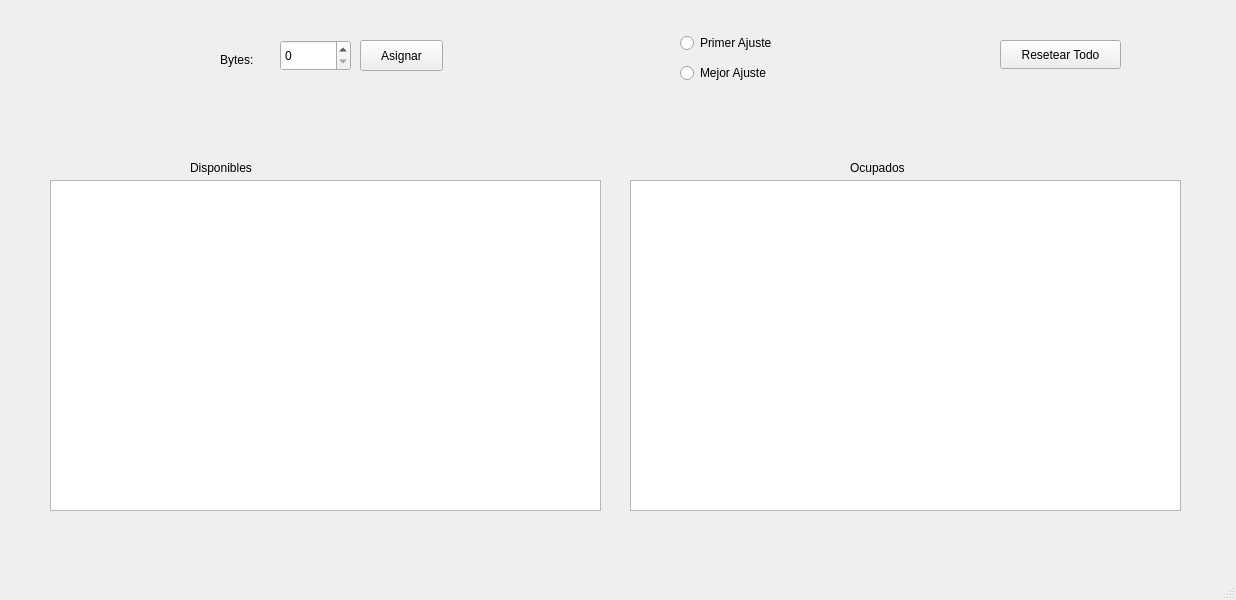
<?xml version="1.0" encoding="UTF-8"?>
<ui version="4.0">
 <class>cframe</class>
 <widget class="QMainWindow" name="cframe">
  <property name="geometry">
   <rect>
    <x>0</x>
    <y>0</y>
    <width>1236</width>
    <height>600</height>
   </rect>
  </property>
  <property name="windowTitle">
   <string>cframe</string>
  </property>
  <widget class="QWidget" name="centralwidget">
   <widget class="QTableWidget" name="TW_Mostrar">
    <property name="geometry">
     <rect>
      <x>50</x>
      <y>180</y>
      <width>551</width>
      <height>331</height>
     </rect>
    </property>
   </widget>
   <widget class="QLabel" name="Lbl_Cola">
    <property name="geometry">
     <rect>
      <x>190</x>
      <y>160</y>
      <width>111</width>
      <height>16</height>
     </rect>
    </property>
    <property name="text">
     <string>Disponibles</string>
    </property>
   </widget>
   <widget class="QLabel" name="label_2">
    <property name="geometry">
     <rect>
      <x>850</x>
      <y>160</y>
      <width>121</width>
      <height>16</height>
     </rect>
    </property>
    <property name="text">
     <string>Ocupados</string>
    </property>
   </widget>
   <widget class="QTableWidget" name="TW_Disponible">
    <property name="geometry">
     <rect>
      <x>630</x>
      <y>180</y>
      <width>551</width>
      <height>331</height>
     </rect>
    </property>
   </widget>
   <widget class="QLabel" name="label">
    <property name="geometry">
     <rect>
      <x>220</x>
      <y>50</y>
      <width>51</width>
      <height>20</height>
     </rect>
    </property>
    <property name="text">
     <string>Bytes:</string>
    </property>
   </widget>
   <widget class="QPushButton" name="Btn_Asignar">
    <property name="geometry">
     <rect>
      <x>360</x>
      <y>40</y>
      <width>83</width>
      <height>31</height>
     </rect>
    </property>
    <property name="text">
     <string>Asignar</string>
    </property>
   </widget>
   <widget class="QSpinBox" name="Sb_Bytes">
    <property name="geometry">
     <rect>
      <x>280</x>
      <y>40</y>
      <width>71</width>
      <height>31</height>
     </rect>
    </property>
    <property name="maximum">
     <number>999</number>
    </property>
   </widget>
   <widget class="QRadioButton" name="RB_PrimerA">
    <property name="geometry">
     <rect>
      <x>680</x>
      <y>30</y>
      <width>112</width>
      <height>26</height>
     </rect>
    </property>
    <property name="text">
     <string>Primer Ajuste</string>
    </property>
   </widget>
   <widget class="QRadioButton" name="RB_MejorA">
    <property name="geometry">
     <rect>
      <x>680</x>
      <y>60</y>
      <width>112</width>
      <height>26</height>
     </rect>
    </property>
    <property name="text">
     <string>Mejor Ajuste</string>
    </property>
   </widget>
   <widget class="QPushButton" name="Btn_Reset">
    <property name="geometry">
     <rect>
      <x>1000</x>
      <y>40</y>
      <width>121</width>
      <height>29</height>
     </rect>
    </property>
    <property name="text">
     <string>Resetear Todo</string>
    </property>
   </widget>
  </widget>
  <widget class="QMenuBar" name="menubar">
   <property name="geometry">
    <rect>
     <x>0</x>
     <y>0</y>
     <width>1236</width>
     <height>25</height>
    </rect>
   </property>
  </widget>
  <widget class="QStatusBar" name="statusbar"/>
 </widget>
 <resources/>
 <connections/>
</ui>
